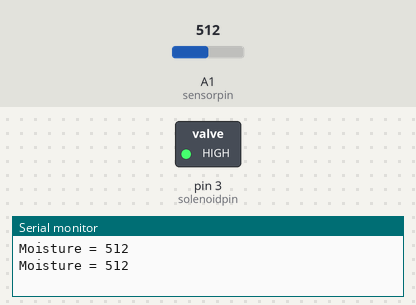
Bench run of a sketch on a simulated Arduino Uno, built with avr-gcc and run on an emulated ATmega328P. Shown: switched loads named in the sketch (green lamp = pin HIGH), the last lines printed to the serial monitor. The inputs (shaded band) are chosen by the test bench; at power-on: A1 (sensorpin) = 512.

Above: at 2.3 s.
2.4 s: A1 (sensorpin) set to 686
4.5 s: A1 (sensorpin) set to 709
At 5.2 s:
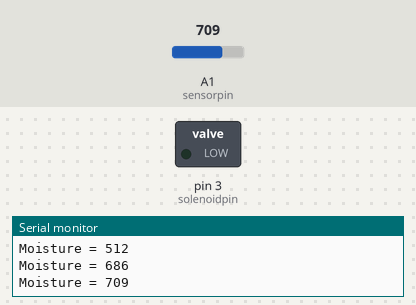
6.6 s: A1 (sensorpin) set to 690
At 8.7 s:
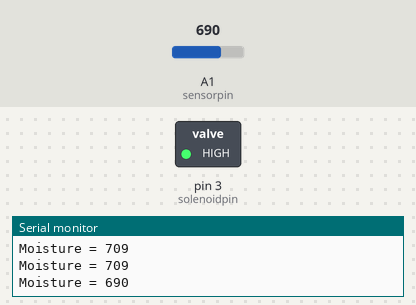
9.0 s: A1 (sensorpin) set to 710
At 9.9 s:
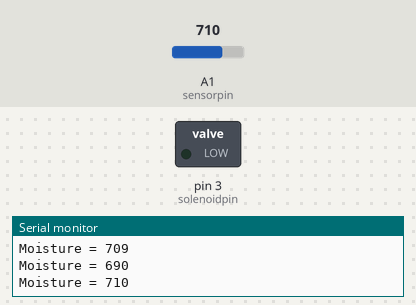
Timing chart, 0 to 12.0 s (numbered marks = the images above; inputs shaded):
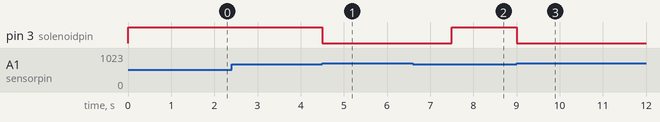

Measured:
- the behaviour switches between 699 and 700 on A1 (sensorpin) (found by bisection; images 0 and 1)
- after the input at 4.5 s, pin 3 (solenoidpin): HIGH → LOW at once
- after the input at 6.6 s, pin 3 (solenoidpin): LOW → HIGH after 0.90 s
- after the input at 9.0 s, pin 3 (solenoidpin): HIGH → LOW at once

The sketch:

Code002.ino
```cpp
int sensorpin = A1; //Analog pin 1
const int MOISTURE_LEVEL = 700; // change value depending on moisture level in dry and wet soil

int solenoidpin = 3;

void setup()
{
  Serial.begin(9600);
  pinMode(sensorpin, OUTPUT);
  pinMode(solenoidpin, OUTPUT);
}

void loop()
{
  int moisture = analogRead(sensorpin);

  Serial.print("Moisture = ");
  Serial.println(moisture);

  if (moisture < MOISTURE_LEVEL)
  {
    digitalWrite(solenoidpin, HIGH);
    delay(1000);
  }
  else
  {
    digitalWrite(solenoidpin, LOW);
    delay(1000);
  }

  delay(500);
}
```
